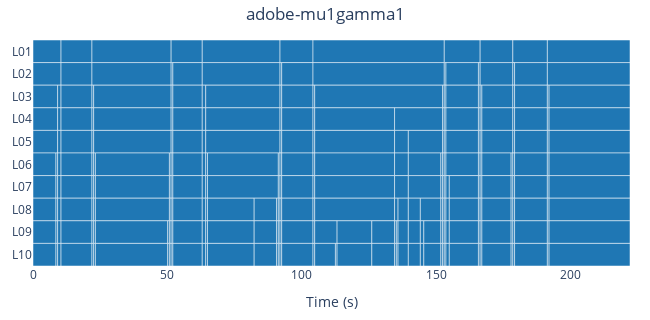

This figure's notebook cell:
### Code cell
mono_est_depth.plot()

### Figure 1 — Plotly figure (JSON) as saved in the notebook; plotly's stock layout.template omitted (floating-point values rounded to 4 significant figures; data arrays with more than 128 entries replaced by an {"elided": "..."} marker saying what was removed)
{"data": [{"base": {"elided": "286 float values"}, "customdata": {"elided": "286 str values"}, "hovertemplate": "%{customdata}<extra></extra>", "insidetextanchor": "middle", "marker": {"color": "#1F77B4", "line": {"color": "white", "width": 0.5}, "pattern": {"fgcolor": "white", "fgopacity": 0.5, "shape": "", "solidity": 0.25}}, "name": "", "orientation": "h", "showlegend": true, "text": {"elided": "286 str values"}, "textposition": "inside", "type": "bar", "width": 1, "x": {"elided": "286 float values"}, "y": {"elided": "286 str values"}}], "layout": {"barmode": "overlay", "height": 320, "margin": {"b": 20, "l": 20, "r": 20, "t": 40}, "showlegend": false, "title": {"text": "adobe-mu1gamma1", "x": 0.5}, "width": 650, "xaxis": {"range": [0, 222.0], "title": {"text": "Time (s)"}}, "yaxis": {"categoryarray": ["L10", "L09", "L08", "L07", "L06", "L05", "L04", "L03", "L02", "L01"], "categoryorder": "array", "title": {}}}}
